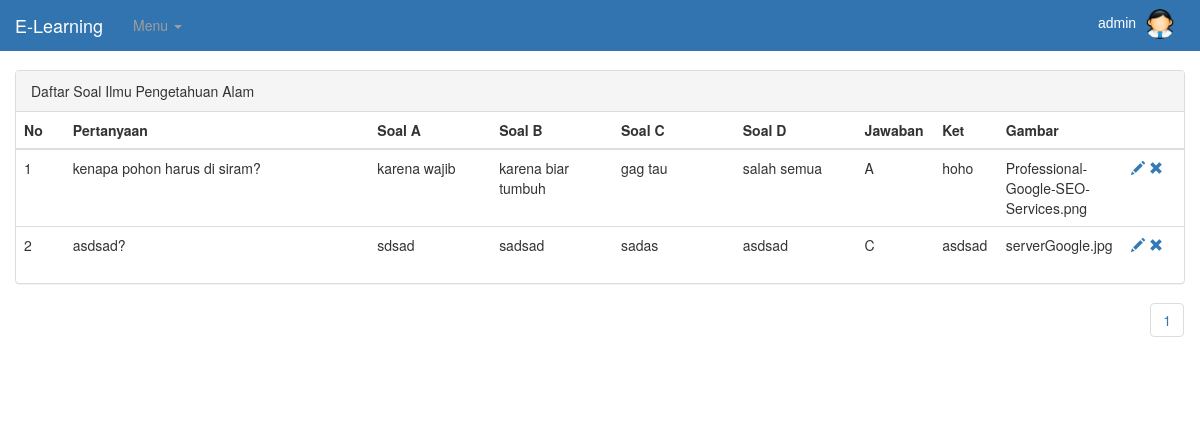
Page /templates/soal_data.php?pelajaran=Ilmu Pengetahuan Alam (signed in) on the committed database.
### tables this page shows
CREATE TABLE `quiz` (
  `id` int(11) NOT NULL,
  `kategori` varchar(30) NOT NULL,
  `pertanyaan` text NOT NULL,
  `soal_A` text NOT NULL,
  `soal_B` text NOT NULL,
  `soal_C` text NOT NULL,
  `soal_D` text NOT NULL,
  `jawaban` varchar(5) NOT NULL,
  `keterangan` text NOT NULL,
  `gambar` text NOT NULL
);

### templates/soal_data.php (the view)
<?php include 'header.php'; ?>
<div class="col-md-12">
<div class="panel panel-default">
  <div class="panel-heading">Daftar Soal <?=@$_GET['pelajaran']?></div>
  <table class="table">
    <thead>
    	<tr>
    		<th style="">No</th>
    		<th style="">Pertanyaan</th>
    		<th style="">Soal A</th>
    		<th style="">Soal B</th>
    		<th style="">Soal C</th>
    		<th style="">Soal D</th>
    		<th style="">Jawaban</th>
    		<th style="">Ket</th>
    		<th style="">Gambar</th>
    		<th style=""></th>
    	</tr>
    </thead>
    <tbody>
    	<?php
    		include '../koneksi.php';
    		$batas = 5;
			$halaman = @$_GET['page'];
			if(empty($halaman)){
			    $posisi = 0;
			    $halaman = 1;
			}else{
			    $posisi = ($halaman - 1) * $batas;
			}
			$q = "SELECT * from quiz where kategori='".@$_GET['pelajaran']."' order by id asc limit $posisi,$batas ";
    		$sql = mysqli_query($conn, $q);
			$no = $posisi + 1;
    		while ($row = mysqli_fetch_array($sql)) {
    			?>
    			<tr>
    				<td style="width: 4%"><?=$no ?></td>
    				<td style="width: 25%"><?=trim($row[2]) ?></td>
    				<td style="width: 10%"><?=trim($row[3]) ?></td>
    				<td style="width: 10%"><?=trim($row[4]) ?></td>
    				<td style="width: 10%"><?=trim($row[5]) ?></td>
    				<td style="width: 10%"><?=trim($row[6]) ?></td>
    				<td style="width: 5%"><?=trim($row[7]) ?></td>
    				<td style="width: 5%"><?=trim($row[8]) ?></td>
    				<td style="width: 5%"><?=trim($row[9]) ?></td>
    				<td style="width: 5%">
						  <a href="<?=$link?>templates/soal.php?id=<?=trim($row['id'])?>"><span class="glyphicon glyphicon-pencil btn-form" aria-hidden="true" ></span></a>
						  <a href="soal_hapus.php?id=<?=trim($row['id'])?>&pelajaran=<?=@$_GET['pelajaran']?>"><span class="glyphicon glyphicon-remove btn-form" aria-hidden="true" onClick="return confirm('Yakin ingin dihapus?')"></span></a>
    				</td>
    			</tr>
    			<?php
    			$no++;
    		}
    	?>
    </tbody>
  </table>
	<?php
	$paging2 = mysqli_query($conn,"SELECT * from quiz where kategori='".@$_GET['pelajaran']."' ");
	$jmldata = mysqli_num_rows($paging2);
	$jmlhalaman = ceil($jmldata/$batas);
	echo"<br>";
	echo'<ul class="pagination" style="float: right;">';
	for($i=1; $i<=$jmlhalaman; $i++){
	    if($i != $halaman){
	        echo "<li><a href=\"?pelajaran=".@$_GET['pelajaran']."&page=$i\">$i</a></li>";
	    }else{
	        echo "<li><span>$i</span></li>";
	    }
	}
	echo '</ul>';
?>
	</div>
   </div>
<?php include 'footer.php'; ?>

### templates/header.php (shortened to what this page needs)
<?php
$link = "http://localhost:8080/elearning/";
include 'koneksi.php';
$id = $_SESSION['id'];
$q_admin = "SELECT level from users where nis='$id' ";
$sql_admin = mysqli_query($conn, $q_admin);
$row = mysqli_fetch_array($sql_admin);
if( trim($row['level'])=='admin' ){
  $admin = "block";
}else{
  $admin = "none";
}
?>
<!DOCTYPE html>
<html>
<head>
	<link rel="stylesheet" type="text/css" href="<?=$link?>bower_components/bootstrap/dist/css/bootstrap.min.css">
	<link rel="stylesheet" type="text/css" href="<?=$link?>css/style.css">
  <link rel="stylesheet" type="text/css" href="<?=$link?>bower_components/bootstrap-select/dist/css/bootstrap-select.min.css">
</head>
<body>
<nav class="navbar navbar-fixed-top navbar-inverse navbar-custom" style="background-color: #3174b0; border-color: #3174b0; ">
  <div class="container-fluid">
    <div class="navbar-header">
      <a class="navbar-brand" href="<?=$link?>">E-Learning</a>
    </div>
    <div id="navbar" class="collapse navbar-collapse">
      <ul class="nav navbar-nav" style="display: <?=$admin?>">
        <li class="dropdown">
          <a class="dropdown-toggle" data-toggle="dropdown" href="#">Menu
          <span class="caret"></span></a>
        </li>
      </ul>
      <ul class="nav navbar-nav navbar-right" style="margin-right: 0px;">
        <li id="c" class="dropdown" style="color:white; font-family:arial; padding-top: 9px; padding-bottom: 11px;">
            <span class="dropdown-toggle" data-toggle="dropdown" role="button" aria-haspopup="true" aria-expanded="false" style="margin-right:10px;">
              <?=$_SESSION['nama']?>
              <img class="img-circle"  src="<?=$_SESSION['pic']?>" style="width:30px; height:30px; margin-left:5px;">
            </span>
        </li>
      </ul>
    </div>
  </div>
</nav>
    <div class="container-fluid">
      <div class="row row-offcanvas row-offcanvas-right">

### templates/footer.php
		</div>
      <footer>
      </footer>
    </div>
</body>
</html>

### css/style.css (style rules this page uses)
html, body { overflow-x: hidden; }
body { padding-top: 70px; }
footer { padding: 30px 0; }
.btn-form { cursor: pointer; }

### rows in the picture
quiz: pertanyaan "kenapa pohon harus di siram?", soal_A "karena wajib", soal_B "karena biar tumbuh", soal_C "gag tau", soal_D "salah semua", jawaban "A", keterangan "hoho", gambar "Professional-Google-SEO-Services.png"
quiz: pertanyaan "asdsad?", soal_A "sdsad", soal_B "sadsad", soal_C "sadas", soal_D "asdsad", jawaban "C", keterangan "asdsad", gambar "serverGoogle.jpg"

### other values in the picture
$_SESSION['nama'] "admin"
